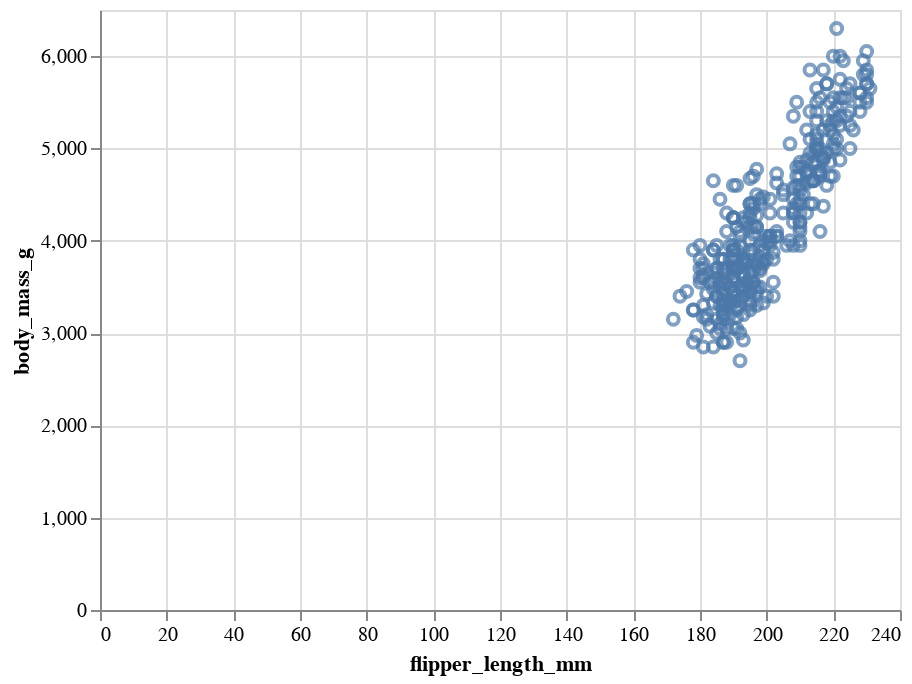

The notebook cell saved with this chart:
### Markdown cell above
## Altair scatter plots

### Code cell
# Altair simple example
alt.Chart(penguins).mark_point().encode(    
    alt.X('flipper_length_mm'), 
    alt.Y('body_mass_g') 
)

### Figure 1 — Vega-Lite specification as saved in the notebook (floating-point values rounded to 4 significant figures; data arrays with more than 128 entries replaced by an {"elided": "..."} marker saying what was removed)
{"config": {"view": {"continuousWidth": 400, "continuousHeight": 300}}, "data": {"name": "data-6503fb4fbd21ca2400956d2086879525"}, "mark": "point", "encoding": {"x": {"type": "quantitative", "field": "flipper_length_mm"}, "y": {"type": "quantitative", "field": "body_mass_g"}}, "$schema": "https://vega.github.io/schema/vega-lite/v4.8.1.json", "datasets": {"data-6503fb4fbd21ca2400956d2086879525": {"elided": "344 records"}}}
